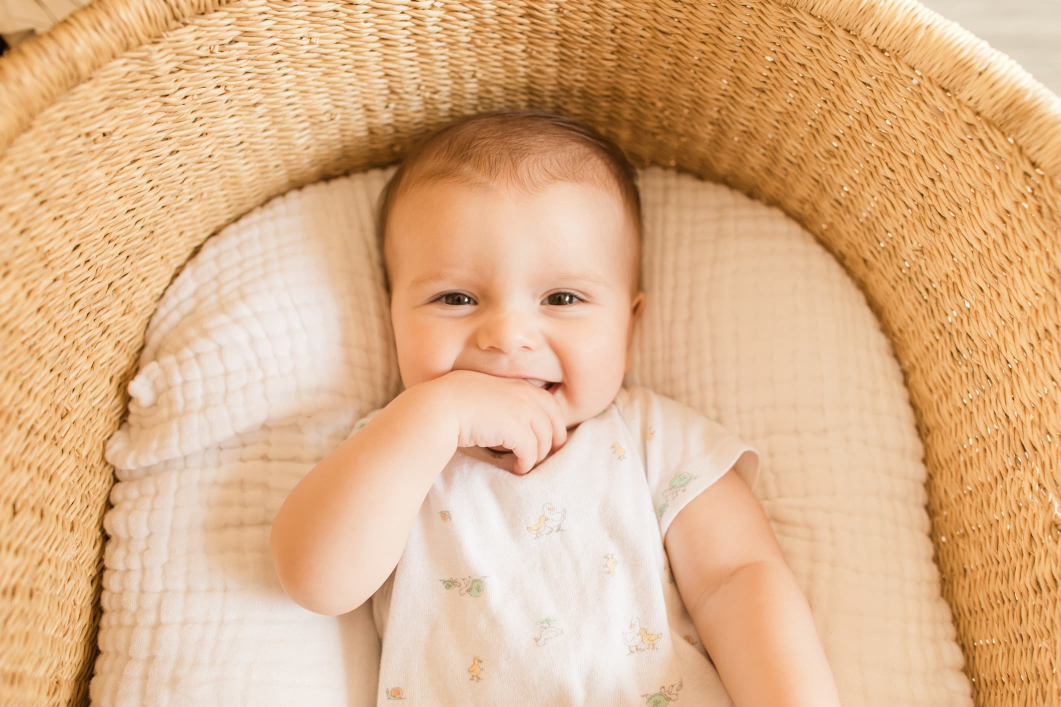
#> input picture week_5/boy.jpeg, 2121 x 1414 px (shown at 1/2 size)
$ jupyter execute 'Pillow library tutorial 1.ipynb'
#> lines starting #> are read from the running program, lines starting #| are printed output that depends on the picture
[cell 1]
from PIL import Image
import PIL

[cell 2]
#to show the image in different window

img = Image.open("boy.jpeg")
#> img is the input picture: PIL image 2121x1414 RGB; mean R, G, B 222, 179.2, 138.8
img.show()

[cell 3]
#Displaying image size and format

print(img.size)
#| (2121, 1414)
print(img.format)
#| JPEG

[cell 4]
#getting colour mode of image

print(img.mode)
#| RGB

[cell 5]
#Rotating the image

#creating a image object
im1 = Image.open(r"boy.jpeg")

#rotating the image 90 degree counter clockwise
im1 = im1.rotate(90, PIL.Image.NEAREST, expand = 1)

#to show the specified image
im1.show()

[cell 6]
# open the original image
original_img = Image.open(r"boy.jpeg")

# Flip the original image vertically
vertical_img = original_img.transpose(method=Image.FLIP_TOP_BOTTOM)
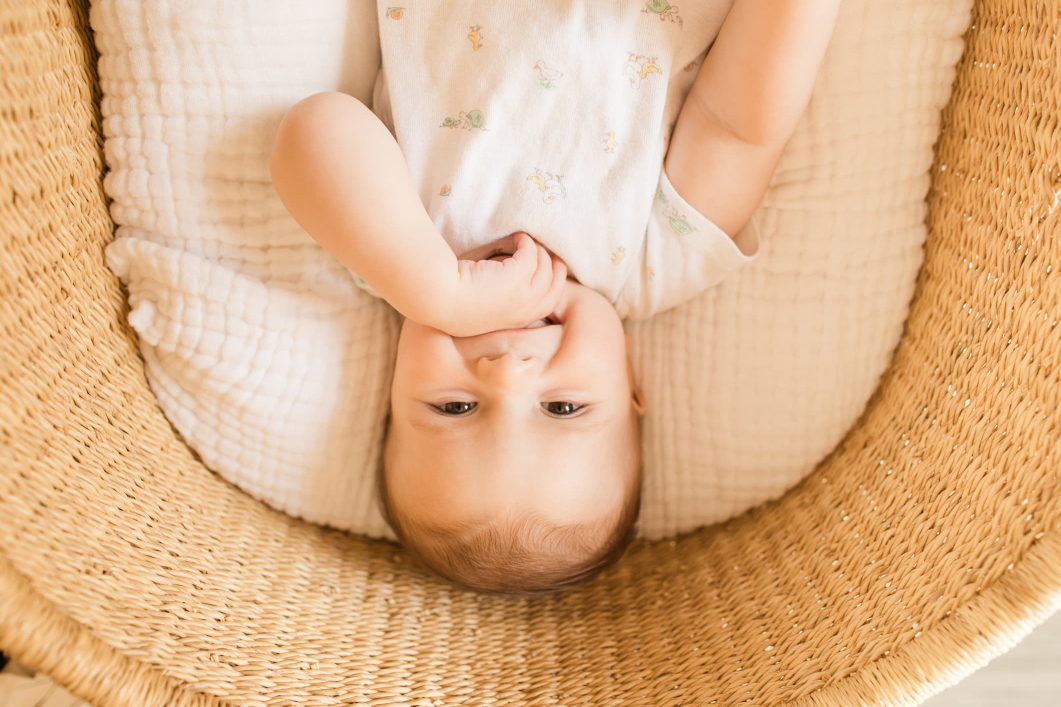
#> vertical_img: PIL image 2121x1414 RGB (shown at 1/2 size); mean R, G, B 222, 179.2, 138.8
vertical_img.save("vertical.png")

vertical_img.show()

# close all our files object
original_img.close()
vertical_img.close()

[cell 7]
# Opens a image in RGB mode
im = Image.open(r"boy.jpeg")

# Size of the image in pixels
# (size of original image)
# (This is not mandatory)
width, height = im.size
#> width = 2121; height = 1414

# Setting the points for cropped image
left = 4
top = height / 5
#> top = 282.8
right = 154
bottom = 3 * height / 5
#> bottom = 848.4

# Cropped image of above dimension
# (It will not change original image)
im1 = im.crop((left, top, right, bottom))
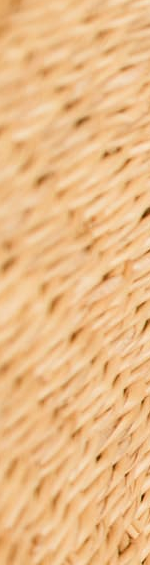
#> im1: PIL image 150x565 RGB; mean R, G, B 235, 187.5, 134.6
newsize = (600, 600)
im1 = im1.resize(newsize)
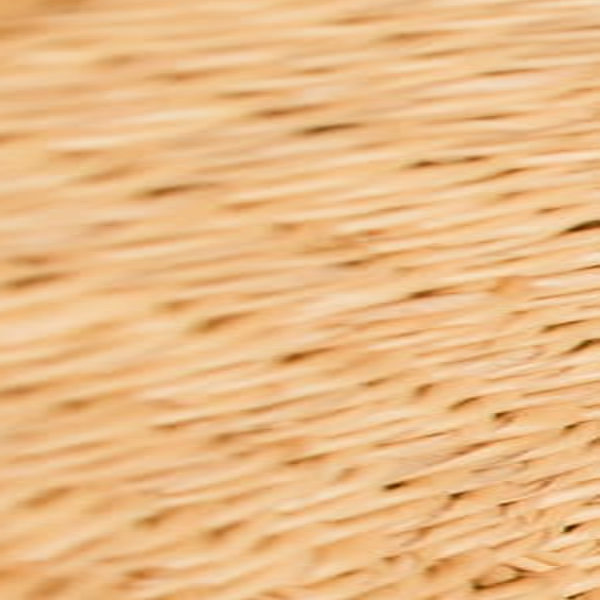
#> im1: PIL image 600x600 RGB; mean R, G, B 235, 187.5, 134.6

# Shows the image in image viewer
im1.show()

[cell 8]
size = (40, 40)
img = Image.open(r"boy.jpeg")

print("Original size of the image")
print(img.size)
#| (2121, 1414)

# resizing the image
r_img = img.resize(size, resample = Image.BILINEAR)

# resized_test.png => Destination_path
r_img.save("resized_test.jpg")

# Opening the new image
img = Image.open(r"resized_test.jpg")
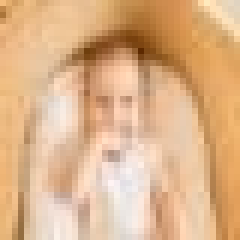
#> img: PIL image 40x40 RGB (shown 6 times larger); mean R, G, B 222, 179.3, 138.6

print("\nNew size of the image")
print(img.size)
#| (40, 40)

[cell 9]
# creating a object
image = Image.open(r"boy.jpeg")
image.load()

# Splitting the image into individual
# bands
r, g, b, = image.split()
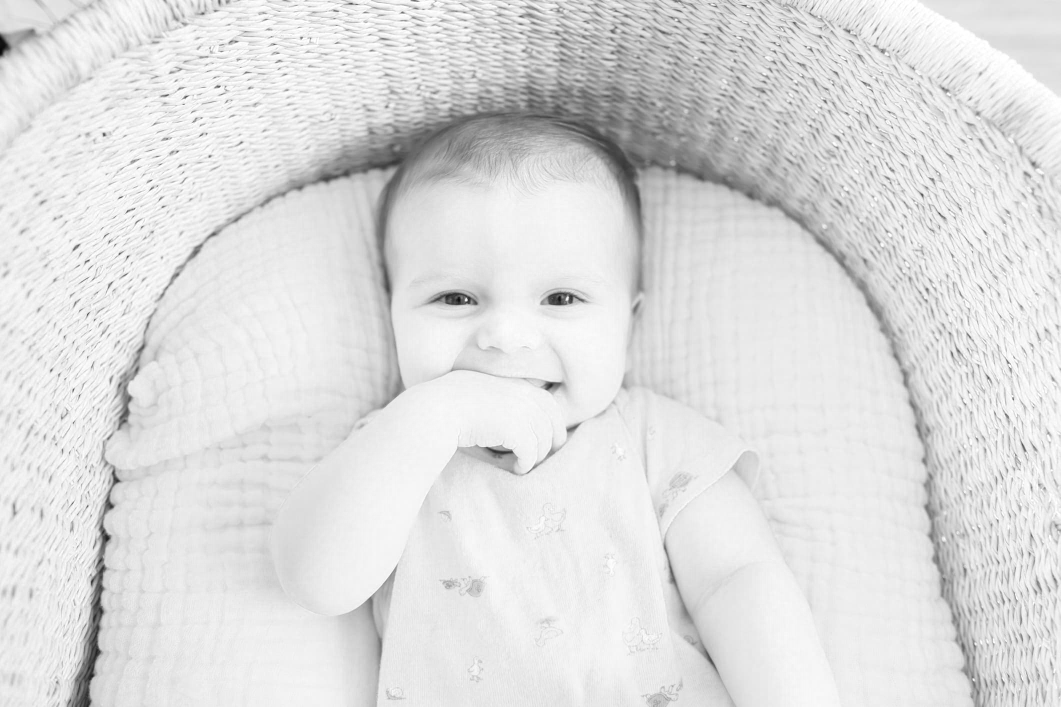
#> r: PIL image 2121x1414 L (shown at 1/2 size); min 6, max 255, mean 222
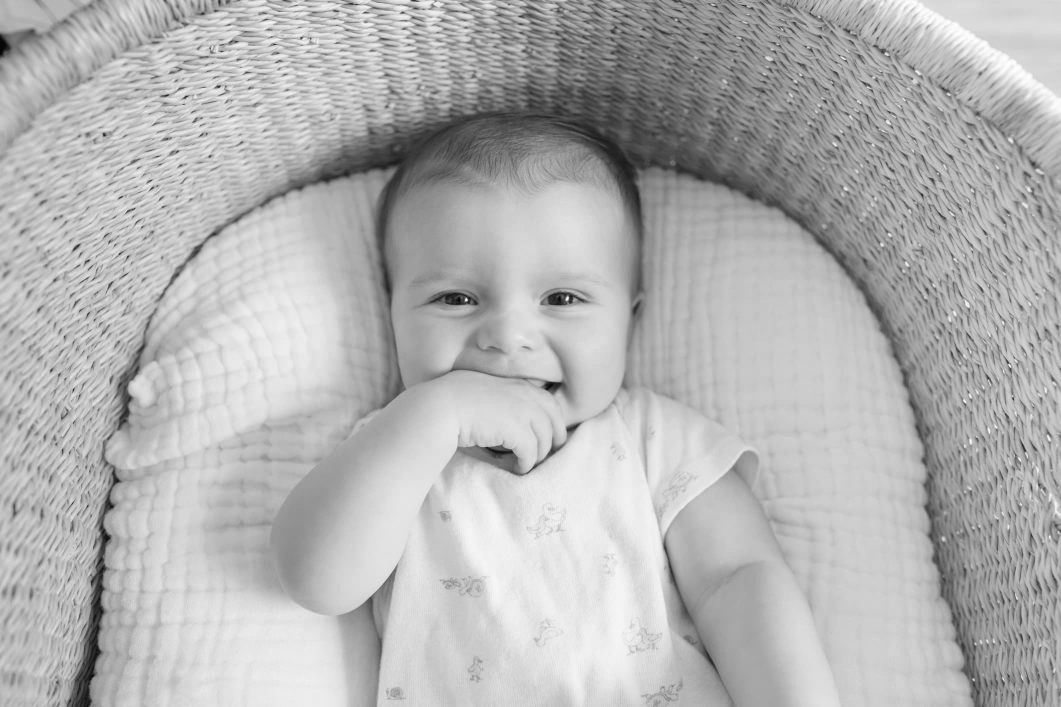
#> g: PIL image 2121x1414 L (shown at 1/2 size); min 2, max 255, mean 179.2
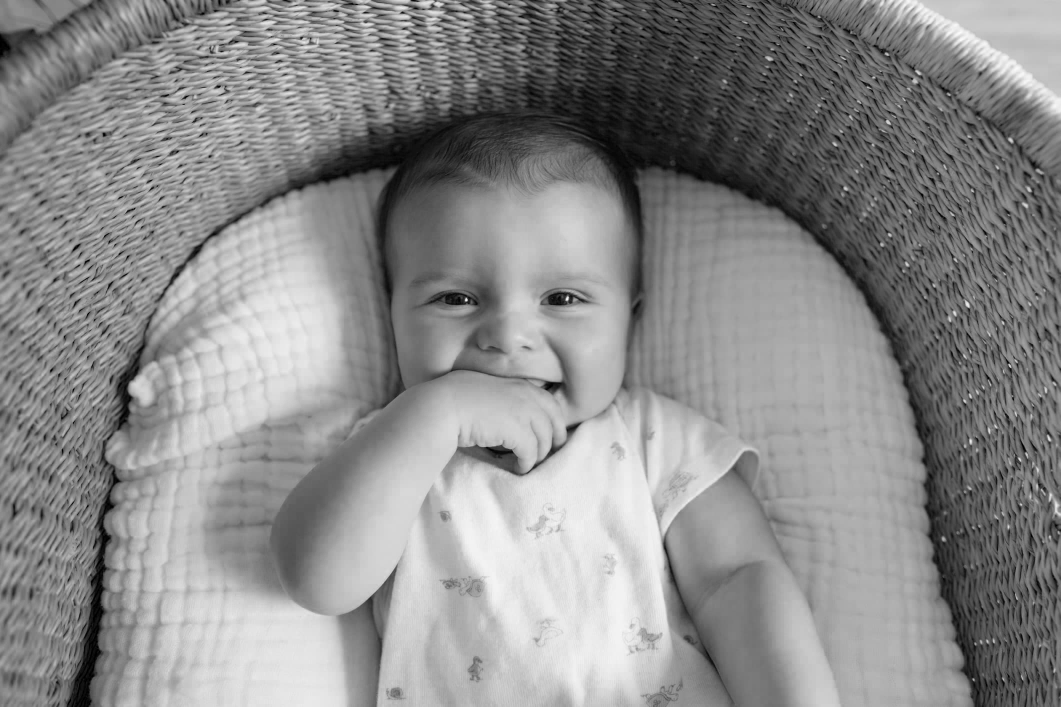
#> b: PIL image 2121x1414 L (shown at 1/2 size); min 0, max 255, mean 138.8

# merge function used
im1 = Image.merge('RGB', (g, b, r))
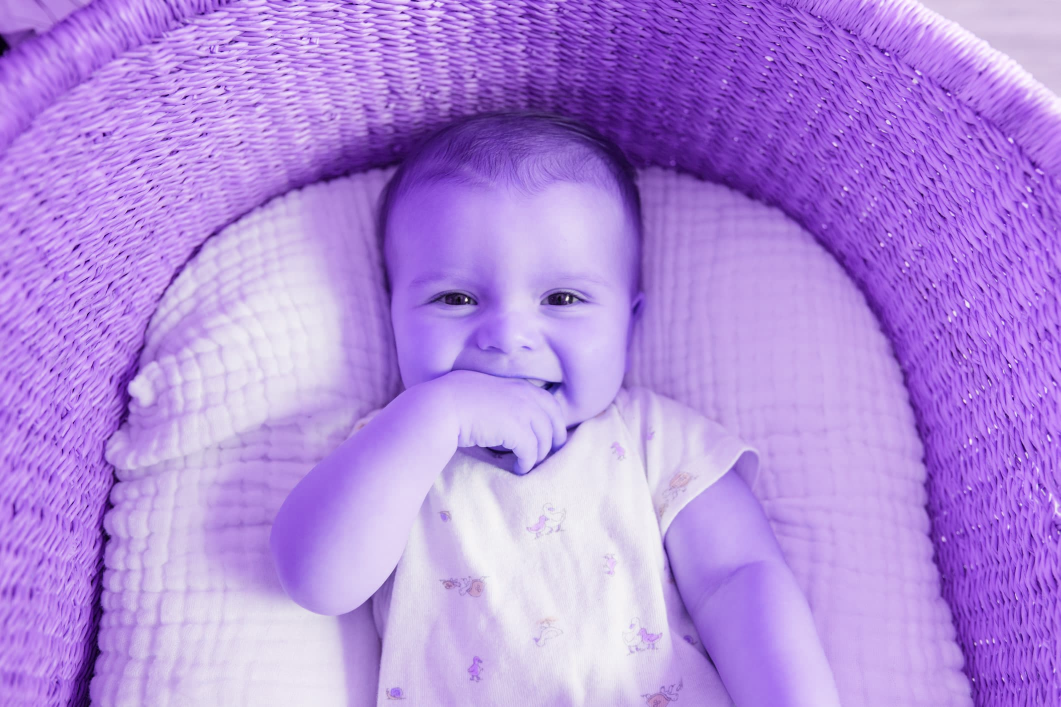
#> im1: PIL image 2121x1414 RGB (shown at 1/2 size); mean R, G, B 179.2, 138.8, 222
im1.show()
